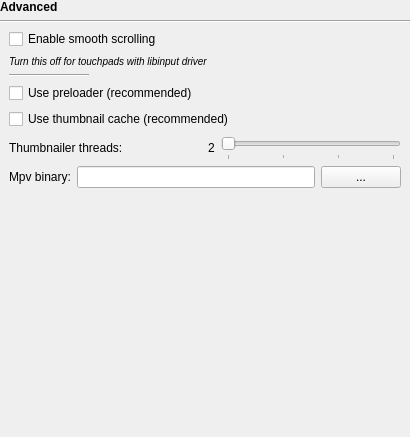
             <widget class="QWidget" name="scrollAreaWidgetContents_4">
              <property name="geometry">
               <rect>
                <x>0</x>
                <y>0</y>
                <width>410</width>
                <height>437</height>
               </rect>
              </property>
              <layout class="QVBoxLayout" name="verticalLayout_31">
               <property name="leftMargin">
                <number>0</number>
               </property>
               <property name="topMargin">
                <number>0</number>
               </property>
               <property name="rightMargin">
                <number>0</number>
               </property>
               <property name="bottomMargin">
                <number>0</number>
               </property>
               <item>
                <widget class="QLabel" name="title6">
                 <property name="font">
                  <font>
                   <weight>75</weight>
                   <bold>true</bold>
                  </font>
                 </property>
                 <property name="text">
                  <string>Advanced</string>
                 </property>
                </widget>
               </item>
               <item>
                <widget class="Line" name="line_12">
                 <property name="orientation">
                  <enum>Qt::Horizontal</enum>
                 </property>
                </widget>
               </item>
               <item>
                <layout class="QGridLayout" name="gridLayout_10">
                 <property name="leftMargin">
                  <number>9</number>
                 </property>
                 <property name="topMargin">
                  <number>0</number>
                 </property>
                 <property name="rightMargin">
                  <number>9</number>
                 </property>
                 <property name="bottomMargin">
                  <number>0</number>
                 </property>
                 <item row="6" column="0">
                  <layout class="QHBoxLayout" name="horizontalLayout_7">
                   <item>
                    <widget class="QLabel" name="mpvLabel">
                     <property name="enabled">
                      <bool>true</bool>
                     </property>
                     <property name="sizePolicy">
                      <sizepolicy hsizetype="Minimum" vsizetype="Minimum">
                       <horstretch>0</horstretch>
                       <verstretch>0</verstretch>
                      </sizepolicy>
                     </property>
                     <property name="minimumSize">
                      <size>
                       <width>0</width>
                       <height>0</height>
                      </size>
                     </property>
                     <property name="text">
                      <string>Mpv binary:</string>
                     </property>
                    </widget>
                   </item>
                   <item>
                    <widget class="QLineEdit" name="mpvLineEdit">
                     <property name="enabled">
                      <bool>true</bool>
                     </property>
                     <property name="sizePolicy">
                      <sizepolicy hsizetype="MinimumExpanding" vsizetype="Minimum">
                       <horstretch>0</horstretch>
                       <verstretch>0</verstretch>
                      </sizepolicy>
                     </property>
                     <property name="minimumSize">
                      <size>
                       <width>0</width>
                       <height>0</height>
                      </size>
                     </property>
                    </widget>
                   </item>
                   <item>
                    <widget class="QPushButton" name="pushButton_5">
                     <property name="enabled">
                      <bool>true</bool>
                     </property>
                     <property name="sizePolicy">
                      <sizepolicy hsizetype="Minimum" vsizetype="Minimum">
                       <horstretch>0</horstretch>
                       <verstretch>0</verstretch>
                      </sizepolicy>
                     </property>
                     <property name="minimumSize">
                      <size>
                       <width>30</width>
                       <height>20</height>
                      </size>
                     </property>
                     <property name="maximumSize">
                      <size>
                       <width>16777215</width>
                       <height>16777215</height>
                      </size>
                     </property>
                     <property name="text">
                      <string>...</string>
                     </property>
                    </widget>
                   </item>
                  </layout>
                 </item>
                 <item row="5" column="0">
                  <layout class="QHBoxLayout" name="horizontalLayout">
                   <property name="leftMargin">
                    <number>0</number>
                   </property>
                   <property name="topMargin">
                    <number>0</number>
                   </property>
                   <property name="rightMargin">
                    <number>0</number>
                   </property>
                   <property name="bottomMargin">
                    <number>0</number>
                   </property>
                   <item>
                    <widget class="QLabel" name="label_17">
                     <property name="text">
                      <string>Thumbnailer threads:</string>
                     </property>
                    </widget>
                   </item>
                   <item>
                    <spacer name="horizontalSpacer_9">
                     <property name="orientation">
                      <enum>Qt::Horizontal</enum>
                     </property>
                     <property name="sizeHint" stdset="0">
                      <size>
                       <width>40</width>
                       <height>20</height>
                      </size>
                     </property>
                    </spacer>
                   </item>
                   <item>
                    <widget class="QLabel" name="thumbnailerThreadsLabel">
                     <property name="text">
                      <string>2</string>
                     </property>
                    </widget>
                   </item>
                   <item>
                    <widget class="QSlider" name="thumbnailerThreadsSlider">
                     <property name="minimumSize">
                      <size>
                       <width>180</width>
                       <height>25</height>
                      </size>
                     </property>
                     <property name="minimum">
                      <number>1</number>
                     </property>
                     <property name="maximum">
                      <number>4</number>
                     </property>
                     <property name="pageStep">
                      <number>1</number>
                     </property>
                     <property name="orientation">
                      <enum>Qt::Horizontal</enum>
                     </property>
                     <property name="tickPosition">
                      <enum>QSlider::TicksBelow</enum>
                     </property>
                    </widget>
                   </item>
                  </layout>
                 </item>
                 <item row="4" column="0">
                  <widget class="QCheckBox" name="useThumbnailCacheCheckBox">
                   <property name="sizePolicy">
                    <sizepolicy hsizetype="MinimumExpanding" vsizetype="Minimum">
                     <horstretch>0</horstretch>
                     <verstretch>0</verstretch>
                    </sizepolicy>
                   </property>
                   <property name="toolTip">
                    <string>Cache is stored at ~.cache/qimgv/</string>
                   </property>
                   <property name="text">
                    <string>Use thumbnail cache (recommended)</string>
                   </property>
                  </widget>
                 </item>
                 <item row="0" column="0">
                  <widget class="QCheckBox" name="enableSmoothScrollCheckBox">
                   <property name="sizePolicy">
                    <sizepolicy hsizetype="MinimumExpanding" vsizetype="Minimum">
                     <horstretch>0</horstretch>
                     <verstretch>0</verstretch>
                    </sizepolicy>
                   </property>
                   <property name="toolTip">
                    <string>Turn this off if you are using a touchpad with libinput driver.</string>
                   </property>
                   <property name="text">
                    <string>Enable smooth scrolling</string>
                   </property>
                  </widget>
                 </item>
                 <item row="3" column="0">
                  <widget class="QCheckBox" name="usePreloaderCheckBox">
                   <property name="sizePolicy">
                    <sizepolicy hsizetype="MinimumExpanding" vsizetype="Minimum">
                     <horstretch>0</horstretch>
                     <verstretch>0</verstretch>
                    </sizepolicy>
                   </property>
                   <property name="toolTip">
                    <string>Preload the next/previous image. Results in a much faster image switching (at the expense of wasting more RAM).</string>
                   </property>
                   <property name="text">
                    <string>Use preloader (recommended)</string>
                   </property>
                  </widget>
                 </item>
                 <item row="1" column="0">
                  <widget class="QLabel" name="enableSmoothScrollLabel">
                   <property name="toolTip">
                    <string>Turn this off if you are using a touchpad with libinput driver.</string>
                   </property>
                   <property name="toolTipDuration">
                    <number>60</number>
                   </property>
                   <property name="text">
                    <string>&lt;html&gt;&lt;head/&gt;&lt;body&gt;&lt;p&gt;&lt;span style=&quot; font-size:small; font-style:italic;&quot;&gt;Turn this off for touchpads with libinput driver&lt;/span&gt;&lt;/p&gt;&lt;/body&gt;&lt;/html&gt;</string>
                   </property>
                   <property name="textFormat">
                    <enum>Qt::RichText</enum>
                   </property>
                  </widget>
                 </item>
                 <item row="2" column="0">
                  <widget class="Line" name="line_16">
                   <property name="sizePolicy">
                    <sizepolicy hsizetype="Fixed" vsizetype="Fixed">
                     <horstretch>0</horstretch>
                     <verstretch>0</verstretch>
                    </sizepolicy>
                   </property>
                   <property name="minimumSize">
                    <size>
                     <width>80</width>
                     <height>0</height>
                    </size>
                   </property>
                   <property name="maximumSize">
                    <size>
                     <width>80</width>
                     <height>16777215</height>
                    </size>
                   </property>
                   <property name="orientation">
                    <enum>Qt::Horizontal</enum>
                   </property>
                  </widget>
                 </item>
                </layout>
               </item>
               <item>
                <spacer name="verticalSpacer_6">
                 <property name="orientation">
                  <enum>Qt::Vertical</enum>
                 </property>
                 <property name="sizeType">
                  <enum>QSizePolicy::Expanding</enum>
                 </property>
                 <property name="sizeHint" stdset="0">
                  <size>
                   <width>20</width>
                   <height>20</height>
                  </size>
                 </property>
                </spacer>
               </item>
              </layout>
             </widget>
